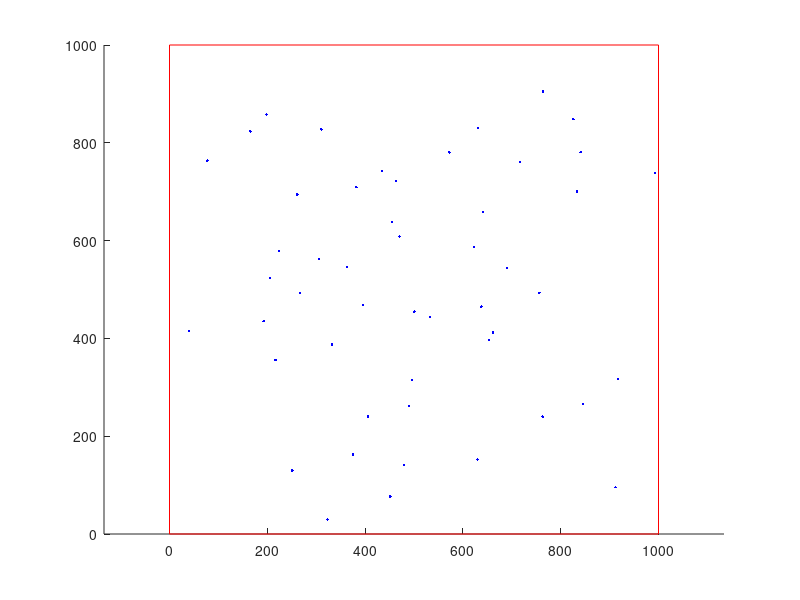

This chart was generated by the following MATLAB code: (Note: this script raises an error after producing the figure.)
function X = generateCrowd(sideLength, nPax, minDist, nIter)

% a comment from Richard  to overwrite Jos's commemnt

if ~nargin
  sideLength = 1000; % <-- Choose length of square sides
  nPax = 50; % <-- Choose number of points
  minDist = 100;
  nIter = 500;
end

x0 = sideLength/2; y0 = sideLength/2; % <-- Choose center of square


% Generate 2D epanechnikov-distribution
X = [x0,y0] + (sin(asin(2*rand(nPax,2)-1)/3))*sideLength;

XYR = [x0,y0]+[[-1;1;1;-1;-1],[-1;-1;1;1;-1]]*sideLength/2;
XB = interp1((0:4)'*sideLength,XYR,linspace(0,4*sideLength,200));
XB(end,:) = [];

% Repulsion of seeds to avoid them to be too close to each other
nPax = size(X,1);
Xmin = [x0-sideLength/2,y0-sideLength/2];
Xmax = [x0+sideLength/2,y0+sideLength/2];

% Point on boundary
XR = x0+[-1,1,1,-1,-1]*sideLength/2;
YR = y0+[-1,-1,1,1,-1]*sideLength/2;

cla;
hold on
plot(XR,YR,'r-');
h = plot(X(:,1),X(:,2),'b.');
axis equal

d2min = minDist*minDist;
beta = 0.5;
for k = 1:nIter
  XALL = [X; XB];
  DT = delaunayTriangulation(XALL);
  T = DT.ConnectivityList;
  containX = ismember(T,1:nPax);
  b = any(containX,2);
  TX = T(b,:);
  [r,i0] = find(containX(b,:));
  i = mod(i0+(-1:1),3)+1;
  i = TX(r + (i-1)*size(TX,1));
  T = accumarray([i(:,1);i(:,1)],[i(:,2);i(:,3)],[nPax 1],@(x) {x});
  maxd2 = 0;
  R = zeros(nPax,2);
  move = false(nPax,1);
  for i=1:nPax
    Ti = T{i};
    P = X(i,:) - XALL(Ti,:);
    nP2 = sum(P.^2,2);
    if any(nP2<2*d2min)
      move(i) = true;
      move(Ti(Ti<=nPax)) = true;
    end
    maxd2 = maxd2 + mean(nP2);
    b = Ti > nPax;
    nP2(b) = nP2(b)*5; % reduce repulsion from each point of the border
    R(i,:) = sum(P./max((nP2-d2min),1e-3),1);
  end
  if ~any(move)
    break
  end
  if k==1
    v0 = (sideLength*5e-3)/sqrt(maxd2/nPax);
  end
  R = R(move,:);
  v = v0/sqrt(max(sum(R.^2,2)));
  X(move,:) = X(move,:) + v*R;

  % Project back if points falling outside the rectangle
  X = min(max(X,Xmin),Xmax);

  set(h,'XData',X(:,1),'YData',X(:,2));
%   pause(0.01);
end

theta = linspace(0,2*pi,65);
xc = minDist/2*sin(theta);
yc = minDist/2*cos(theta);
% plot circles of diameter dmin around random points
for i=1:nPax
  plot(X(i,1)+xc,X(i,2)+yc,'k');
end
